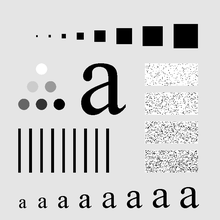
%> input picture Image Processing_Matlab/Fig(hpf).tif, 220 x 220 px, shrunk from 688 x 688 before the run
$ octave image_smoothing.m   (GNU Octave 9; MATLAB toolbox functions it lacks are replaced by stand-ins)
%> lines starting %> are read from the running program, lines starting %| are printed output that depends on the picture
clc;
clear;
close all;
F=double(imread('Fig(hpf).tif'));
%> F: size 220x220 double; min 0, max 255, mean 207.4; mean of the top-left, top-right, bottom-left and bottom-right quarters 210.3, 200.4, 203.3, 215.7
H=F;
I=F;
[rows cols]=size(F);
%> rows = 220; cols = 220
A=[1,1,1,1,1,;1,1,1,1,1;1,1,1,1,1;1,1,1,1,1;1,1,1,1,1];
B=[1,3,1,3,1;2,6,2,6,2;1,3,1,3,1;2,6,2,6,2;1,3,1,3,1];
G1=zeros(5,5);
G2=zeros(5,5);
for i = 2:rows-1
    for j = 2:cols-1

        for k=-1:1
            for l=-1:1
                G1(k+2,l+2)=F(i+k,j+l).*A(k+2,l+2);
                G2(k+2,l+2)=F(i+k,j+l).*B(k+2,l+2);
            end
        end
        sumG1=sum(sum(G1));
        H(i,j)=sumG1./sum(sum(A));
        sumG2=sum(sum(G2));
        I(i,j)=sumG2./sum(sum(B));
    end
end
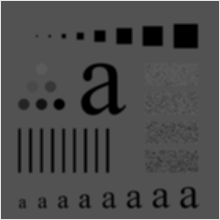
%> H: size 220x220 double; min 0, max 229, mean 77.3
%> after the loop, G1 = [229 229 229 0 0; 229 229 229 0 0; 229 229 229 0 0; 0 0 0 0 0; 0 0 0 0 0]; G2 = [229 687 229 0 0; 458 1374 458 0 0; 229 687 229 0 0; 0 0 0 0 0; 0 0 0 0 0]
H = uint8(round(H - 1));
%> H: size 220x220 uint8
I = uint8(round(I - 1));
%> I: size 220x220 uint8
figure;

imshow(uint8(F));

title('Input Image for Smoothing Filters');
figure;
imshow(H);
title('Smoothened Image for non-weighted kernel A');
figure;
imshow(I);
title('Smoothened Image for weighted kernel B');
